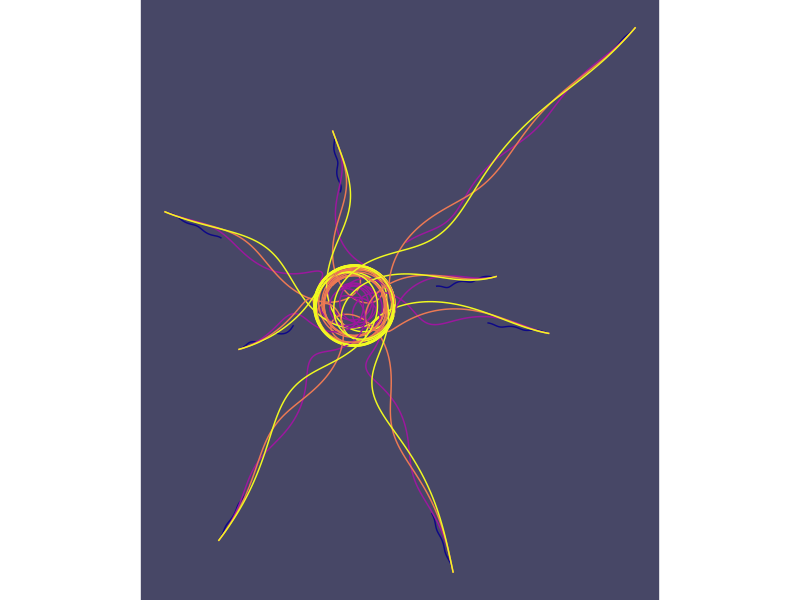
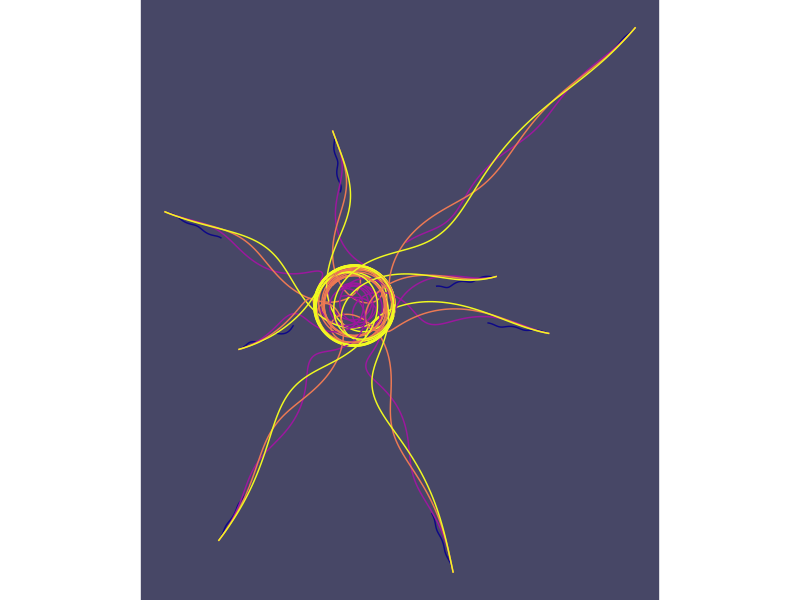

Reproduce these figures in R, in order.
###############
# Curve only. #
###############
set.seed(8)

# https://mse.redwoods.edu/darnold/math55/DEproj/Sp98/PeterG/sld015.htm

library(deSolve)
library(ggplot2)
library(viridis)

pursuit_curve <- function(t, y, parms) {
  with(as.list(c(y, parms)), {
    
    y_prime_1 <- k * (cos(t) - y_1) / sqrt((cos(t) - y_1)^2 + (sin(t) - y_2)^2)
    
    y_prime_2 <- k * (sin(t) - y_2) / sqrt((cos(t) - y_1)^2 + (sin(t) - y_2)^2)
    
    return(list(c(y_prime_1, y_prime_2)))
  })
}

times <- seq(0, 5*pi, length.out = 200)

y_pop <- data.frame(y_1 = runif(8, -8, 8),
                     y_2 = runif(8, -8, 8))

k_pop <- c(.1, .5, .75, 1)

df <- data.frame(matrix(ncol = 5, nrow = 0))
colnames(df) <- c("time", "y_1", "y_2", "i", "k")

for(i in 1:nrow(y_pop)) {
  y <- c(y_1 = y_pop$y_1[i], y_2 = y_pop$y_2[i])
  for(j in 1:length(k_pop)) {
    parms  <- c(k = k_pop[j])
    out <- data.frame(ode(y, times, pursuit_curve, parms))
    out$line <- i * 10 + j
    out$k <- j
    df <- rbind(df, out) 
  }
}

ggplot(data = df,
       aes(x = y_1,
           y = y_2,
           group = line,
           color = k)) +
  geom_path() +
  theme_void() +
  theme(legend.position = "none",
        panel.background = element_rect(fill = "#474766", 
                                        color = "#474766")) +
  coord_equal() +
  scale_color_viridis(option = "plasma")
ggsave("JAN_08.png",
       width = 8,
       height = 8,
       units = "in")
